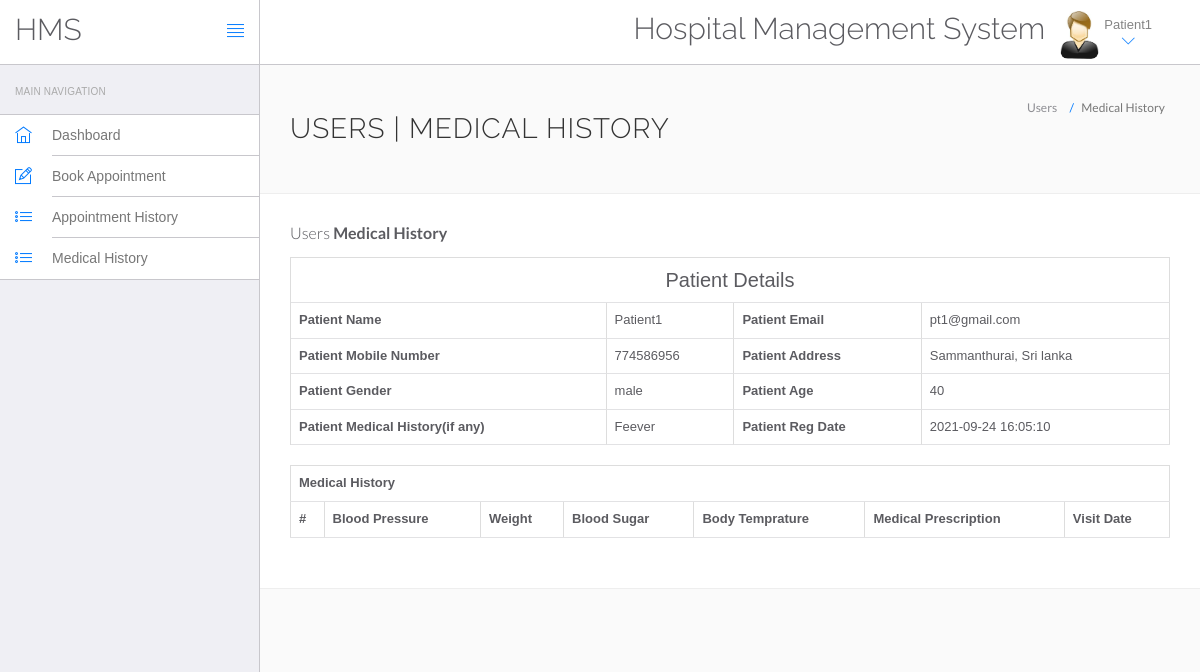
Page /WEB app development/System/Wintan Hospital Web Application/hms/view-medhistory.php?viewid=1 (signed in) on the committed database.
### tables this page shows
CREATE TABLE `users` (
  `id` int(11) NOT NULL,
  `fullName` varchar(255) NOT NULL,
  `address` longtext NOT NULL,
  `city` varchar(255) NOT NULL,
  `gender` varchar(7) NOT NULL,
  `email` varchar(255) NOT NULL,
  `password` varchar(255) NOT NULL,
  `regDate` timestamp NOT NULL DEFAULT current_timestamp(),
  `updationDate` timestamp NOT NULL DEFAULT current_timestamp() ON UPDATE current_timestamp()
);

CREATE TABLE `tblpatient` (
  `ID` int(11) NOT NULL,
  `Docid` int(11) NOT NULL,
  `PatientName` varchar(255) NOT NULL,
  `PatientContno` int(10) NOT NULL,
  `PatientEmail` varchar(255) NOT NULL,
  `PatientGender` varchar(7) NOT NULL,
  `PatientAdd` mediumtext NOT NULL,
  `PatientAge` int(11) NOT NULL,
  `PatientMedhis` mediumtext NOT NULL,
  `CreationDate` timestamp NOT NULL DEFAULT current_timestamp(),
  `UpdationDate` timestamp NOT NULL DEFAULT current_timestamp() ON UPDATE current_timestamp()
);

### WEB app development/System/Wintan Hospital Web Application/hms/view-medhistory.php (the view, shortened to what this page needs)
<?php
include('include/config.php');
?>
<!DOCTYPE html>
<html lang="en">
	<head>
		<link rel="stylesheet" href="vendor/bootstrap/css/bootstrap.min.css">
		<link rel="stylesheet" href="vendor/fontawesome/css/font-awesome.min.css">
		<link rel="stylesheet" href="vendor/themify-icons/themify-icons.min.css">
		<link href="vendor/animate.css/animate.min.css" rel="stylesheet" media="screen">
		<link href="vendor/perfect-scrollbar/perfect-scrollbar.min.css" rel="stylesheet" media="screen">
		<link href="vendor/switchery/switchery.min.css" rel="stylesheet" media="screen">
		<link href="vendor/bootstrap-touchspin/jquery.bootstrap-touchspin.min.css" rel="stylesheet" media="screen">
		<link href="vendor/select2/select2.min.css" rel="stylesheet" media="screen">
		<link href="vendor/bootstrap-datepicker/bootstrap-datepicker3.standalone.min.css" rel="stylesheet" media="screen">
		<link href="vendor/bootstrap-timepicker/bootstrap-timepicker.min.css" rel="stylesheet" media="screen">
		<link rel="stylesheet" href="assets/css/styles.css">
		<link rel="stylesheet" href="assets/css/plugins.css">
		<link rel="stylesheet" href="assets/css/themes/theme-1.css" id="skin_color" />
	</head>
	<body>
		<div id="app">
<?php include('include/sidebar.php');?>
<div class="app-content">
<?php include('include/header.php');?>
<div class="main-content" >
<div class="wrap-content container" id="container">
<section id="page-title">
<div class="row">
<div class="col-sm-8">
<h1 class="mainTitle">Users | Medical History</h1>
</div>
<ol class="breadcrumb">
<li>
<span>Users</span>
</li>
<li class="active">
<span>Medical History</span>
</li>
</ol>
</div>
</section>
<div class="container-fluid container-fullw bg-white">
<div class="row">
<div class="col-md-12">
<h5 class="over-title margin-bottom-15">Users <span class="text-bold">Medical History</span></h5>
<?php
                               $vid=$_GET['viewid'];
                               $ret=mysqli_query($con,"select * from tblpatient where ID='$vid'");
while ($row=mysqli_fetch_array($ret)) {
                               ?>
<table border="1" class="table table-bordered">
 <tr align="center">
<td colspan="4" style="font-size:20px;color:blue">
 Patient Details</td></tr>
    <tr>
    <th scope>Patient Name</th>
    <td><?php  echo $row['PatientName'];?></td>
    <th scope>Patient Email</th>
    <td><?php  echo $row['PatientEmail'];?></td>
  </tr>
  <tr>
    <th scope>Patient Mobile Number</th>
    <td><?php  echo $row['PatientContno'];?></td>
    <th>Patient Address</th>
    <td><?php  echo $row['PatientAdd'];?></td>
  </tr>
    <tr>
    <th>Patient Gender</th>
    <td><?php  echo $row['PatientGender'];?></td>
    <th>Patient Age</th>
    <td><?php  echo $row['PatientAge'];?></td>
  </tr>
  <tr>
    <th>Patient Medical History(if any)</th>
    <td><?php  echo $row['PatientMedhis'];?></td>
     <th>Patient Reg Date</th>
    <td><?php  echo $row['CreationDate'];?></td>
  </tr>
<?php }?>
</table>
<table id="datatable" class="table table-bordered dt-responsive nowrap" style="border-collapse: collapse; border-spacing: 0; width: 100%;">
  <tr align="center">
   <th colspan="8" >Medical History</th>
  </tr>
  <tr>
    <th>#</th>
<th>Blood Pressure</th>
<th>Weight</th>
<th>Blood Sugar</th>
<th>Body Temprature</th>
<th>Medical Prescription</th>
<th>Visit Date</th>
</tr>
</table>
</div>
</div>
</div>
</div>
</div>
</div>
</div>
	</body>
</html>

### WEB app development/System/Wintan Hospital Web Application/hms/include/header.php (shortened to what this page needs)
<header class="navbar navbar-default navbar-static-top">
					<div class="navbar-header">
						<a class="navbar-brand" href="#">
							<h2 style="padding-top:20% ">HMS</h2>
						</a>
						<a href="#" class="sidebar-toggler pull-right visible-md visible-lg" data-toggle-class="app-sidebar-closed" data-toggle-target="#app">
							<i class="ti-align-justify"></i>
						</a>
					</div>
					<div class="navbar-collapse collapse">
						<ul class="nav navbar-right">
								<li  style="padding-top:2% ">
								<h2>Hospital Management System</h2>
							</li>
							<li class="dropdown current-user">
								<a href class="dropdown-toggle" data-toggle="dropdown">
									<img src="assets/images/images.jpg"> <span class="username">
									<?php $query=mysqli_query($con,"select fullName from users where id='".$_SESSION['id']."'");
while($row=mysqli_fetch_array($query))
{
	echo $row['fullName'];
}
									?> <i class="ti-angle-down"></i></i></span>
								</a>
							</li>
						</ul>
					</div>
				</header>

### WEB app development/System/Wintan Hospital Web Application/hms/assets/css/themes/theme-1.css (style rules this page uses)
body { background: #FAFAFA; }
header .navbar-header { background: #ffffff !important; border-right-color: #c8c7cc !important; border-bottom-color: #c8c7cc !important; }
header .navbar-header .sidebar-toggler, header .navbar-header .sidebar-mobile-toggler { color: #007aff !important; }
header .navbar-header .navbar-brand { color: #777 !important; }
header .navbar-collapse { background: #ffffff !important; border-bottom-color: #c8c7cc !important; box-shadow: none !important; }
header .navbar-collapse .navbar-right > li > a { color: #777; }
header .navbar-collapse .navbar-right > li > a i { color: #007aff !important; }

### rows in the picture
users: fullName "Patient1"
tblpatient: PatientName "Patient1", PatientEmail "pt1@gmail.com", PatientContno "774586956", PatientAdd "Sammanthurai, Sri lanka", PatientGender "male", PatientAge "40", PatientMedhis "Feever", CreationDate "2021-09-24 16:05:10"
